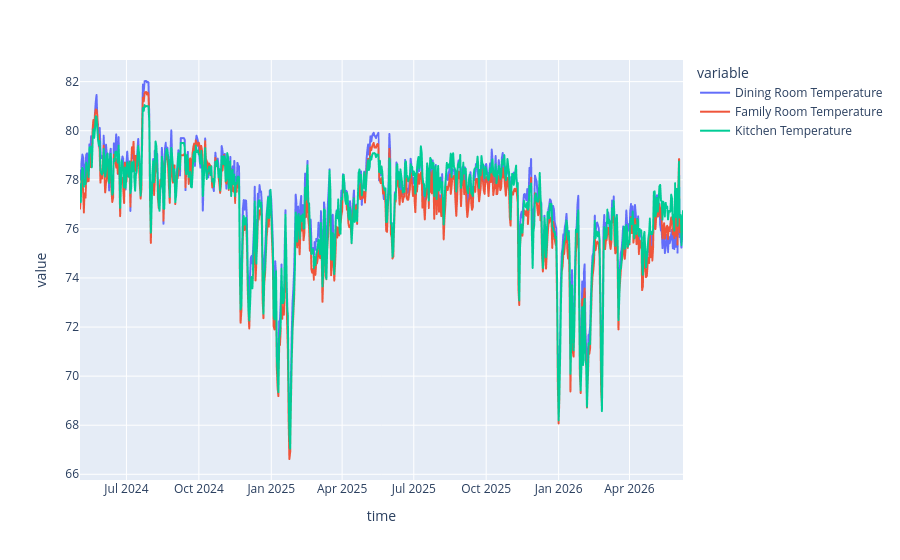

The notebook cell saved with this chart:
### Code cell
df_relevant = df_stack[['Dining Room Temperature', 'Family Room Temperature', 'Kitchen Temperature']]
for c in df_relevant.columns:
    df_relevant = df_relevant[df_relevant[c] > 0]
df_relevant.resample('D').mean().plot()

### Figure 1 — Plotly figure (JSON) as saved in the notebook; plotly's stock layout.template omitted (floating-point values rounded to 4 significant figures; data arrays with more than 128 entries replaced by an {"elided": "..."} marker saying what was removed)
{"data": [{"hovertemplate": "variable=Dining Room Temperature<br>time=%{x}<br>value=%{y}<extra></extra>", "legendgroup": "Dining Room Temperature", "line": {"color": "#636efa", "dash": "solid"}, "marker": {"symbol": "circle"}, "mode": "lines", "name": "Dining Room Temperature", "showlegend": true, "type": "scattergl", "x": {"elided": "767 str values"}, "xaxis": "x", "y": {"elided": "767 float values"}, "yaxis": "y"}, {"hovertemplate": "variable=Family Room Temperature<br>time=%{x}<br>value=%{y}<extra></extra>", "legendgroup": "Family Room Temperature", "line": {"color": "#EF553B", "dash": "solid"}, "marker": {"symbol": "circle"}, "mode": "lines", "name": "Family Room Temperature", "showlegend": true, "type": "scattergl", "x": {"elided": "767 str values"}, "xaxis": "x", "y": {"elided": "767 float values"}, "yaxis": "y"}, {"hovertemplate": "variable=Kitchen Temperature<br>time=%{x}<br>value=%{y}<extra></extra>", "legendgroup": "Kitchen Temperature", "line": {"color": "#00cc96", "dash": "solid"}, "marker": {"symbol": "circle"}, "mode": "lines", "name": "Kitchen Temperature", "showlegend": true, "type": "scattergl", "x": {"elided": "767 str values"}, "xaxis": "x", "y": {"elided": "767 float values"}, "yaxis": "y"}], "layout": {"legend": {"title": {"text": "variable"}, "tracegroupgap": 0}, "margin": {"t": 60}, "xaxis": {"anchor": "y", "domain": [0, 1], "title": {"text": "time"}}, "yaxis": {"anchor": "x", "domain": [0, 1], "title": {"text": "value"}}}}
